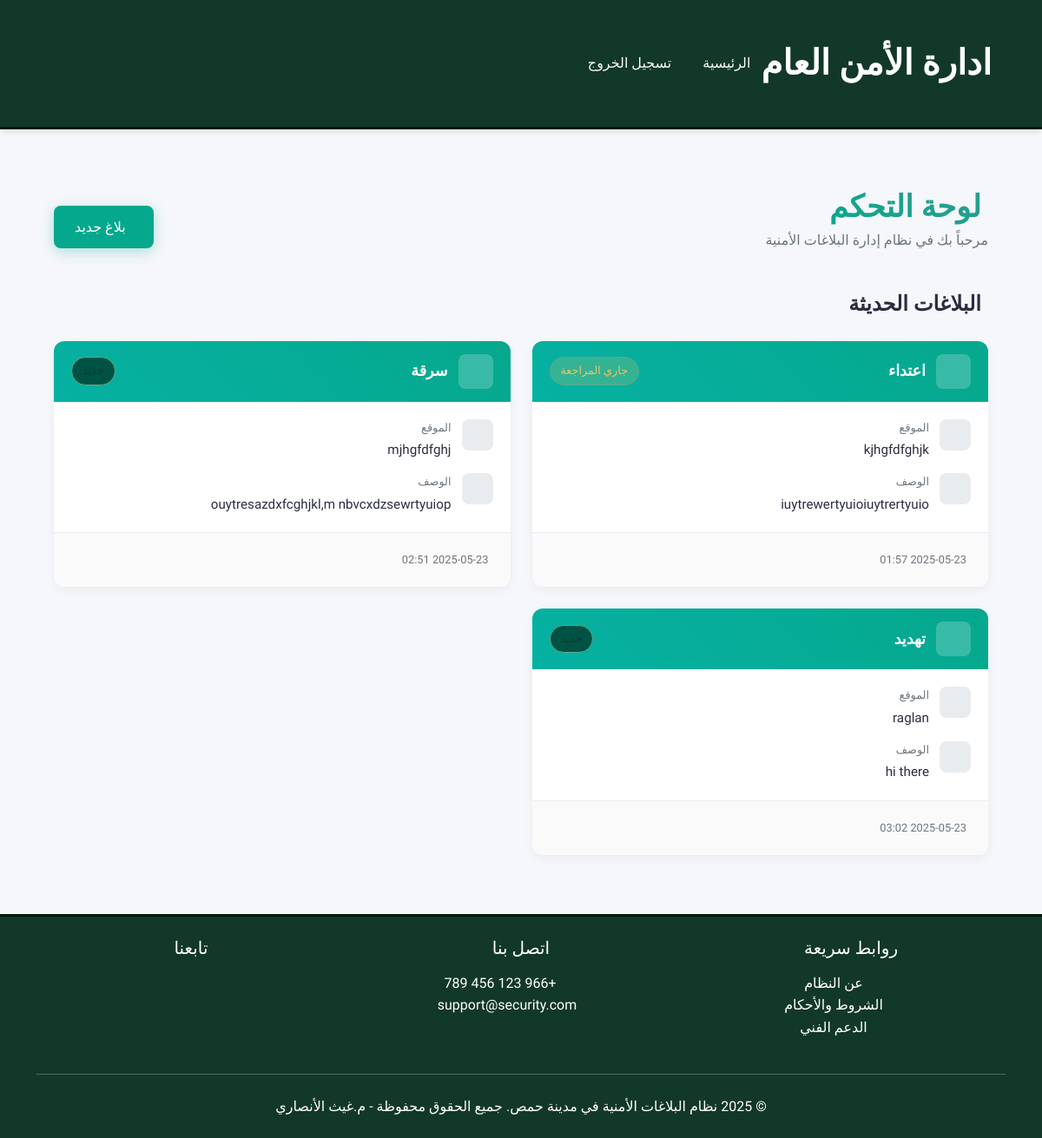
Page /dashboard (signed in) on the committed database.
### app.py (models this page shows)
        class Complaint(db.Model):
            id = db.Column(db.Integer, primary_key=True)
            type = db.Column(db.String(50), nullable=False)
            location = db.Column(db.String(200), nullable=False)
            description = db.Column(db.Text, nullable=False)
            status = db.Column(db.String(20), default='جديد')
            created_at = db.Column(db.DateTime, default=datetime.now)
            user_id = db.Column(db.Integer, db.ForeignKey('user.id'), nullable=False)

### app.py (the view)
        @app.route('/dashboard')
        @login_required
        def dashboard():
            complaints = Complaint.query.filter_by(user_id=current_user.id).all()
            return render_template('dashboard.html', complaints=complaints)

### templates/dashboard.html (shortened to what this page needs)
{% extends "base.html" %}
{% block content %}
<div class="dashboard-container">
    <div class="dashboard-header">
        <div class="header-content">
            <h1 class="gradient-text">
            </h1>
            <p class="header-subtitle">مرحباً بك في نظام إدارة البلاغات الأمنية</p>
        </div>
        <a href="{{ url_for('new_complaint') }}" class="btn-new-complaint">
            بلاغ جديد
        </a>
    </div>
    <div class="section-title">
        <h2>البلاغات الحديثة</h2>
        <div class="view-all">
            <a href="#"></a>
        </div>
    </div>
    <div class="complaints-grid">
        {% if complaints %}
            {% for complaint in complaints %}
            <div class="complaint-card">
                <div class="card-header">
                    <div class="complaint-type">
                        <div class="type-icon">
                        </div>
                        <h3>{{ complaint.type }}</h3>
                    </div>
                    <span class="status-badge status-{{ complaint.status | replace(' ', '-') }}">
                        {{ complaint.status }}
                    </span>
                </div>
                <div class="card-body">
                    <div class="detail-item">
                        <div class="detail-icon">
                        </div>
                        <div class="detail-content">
                            <p class="detail-label">الموقع</p>
                            <p class="detail-value">{{ complaint.location }}</p>
                        </div>
                    </div>
                    <div class="detail-item">
                        <div class="detail-icon">
                        </div>
                        <div class="detail-content">
                            <p class="detail-label">الوصف</p>
                            <p class="detail-value">{{ complaint.description }}</p>
                        </div>
                    </div>
                </div>
                <div class="card-footer">
                    <div class="complaint-date">
                        {{ complaint.created_at.strftime('%Y-%m-%d %H:%M') }}
                    </div>
                    <div class="card-actions">
                        <button class="action-btn view-btn">
                        </button>
                        <button class="action-btn edit-btn">
                        </button>
                    </div>
                </div>
            </div>
            {% endfor %}
        {% endif %}
    </div>
</div>
{% endblock %}

### templates/base.html (style rules this page uses)
:root { --primary: #63a58c; --secondary: #058f4f; --accent: #021a10; --dark: #123829; --light: #005344; }
body { font-family: 'Tajawal', sans-serif; background: var(--light); min-height: 100vh; display: flex; flex-direction: column; }
.status-badge { font-size: 0.85rem; padding: 6px 16px; border-radius: 20px; background: var(--light); color: var(--dark); border: 1px solid var(--primary); }

### templates/dashboard.html (style rules this page uses)
:root { --primary-color: #06a88d; --primary-light: #06b1a2; --primary-dark: #02645c; --secondary-color: #2A9D8F; --warning-color: #E9C46A; --danger-color: #E76F51; --light-bg: #f8f9fa; --dark-text: #2b2d42; --gray-text: #6c757d; --light-gray: #e9ecef; }
body { font-family: 'Tajawal', 'Cairo', sans-serif; background-color: #f5f7fa; color: var(--dark-text); line-height: 1.6; }
.dashboard-container { max-width: 1400px; margin: 0 auto; padding: 20px; }
.dashboard-header { display: flex; justify-content: space-between; align-items: center; margin-bottom: 30px; flex-wrap: wrap; gap: 20px; }
.header-content h1 { font-size: 2.2rem; font-weight: 700; margin-bottom: 5px; background: linear-gradient(45deg, var(--primary-color), var(--secondary-color)); -webkit-background-clip: text; background-clip: text; -webkit-text-fill-color: transparent; color: transparent; }
.header-subtitle { color: var(--gray-text); font-size: 1rem; }
.btn-new-complaint { position: relative; display: inline-flex; align-items: center; padding: 12px 24px; background-color: var(--primary-color); color: white; border: none; border-radius: 8px; font-size: 1rem; font-weight: 500; cursor: pointer; overflow: hidden; transition: all 0.3s ease; box-shadow: 0 4px 15px rgba(6, 168, 141, 0.3); text-decoration: none; }
.section-title { display: flex; justify-content: space-between; align-items: center; margin: 30px 0 20px; }
.section-title h2 { font-size: 1.5rem; font-weight: 600; color: var(--dark-text); }
.view-all a { color: var(--primary-color); text-decoration: none; font-weight: 500; transition: color 0.3s ease; }
.complaints-grid { display: grid; grid-template-columns: repeat(auto-fill, minmax(350px, 1fr)); gap: 25px; }
.complaint-card { background: white; border-radius: 12px; overflow: hidden; box-shadow: 0 4px 12px rgba(0, 0, 0, 0.05); transition: all 0.3s ease; display: flex; flex-direction: column; }
.card-header { display: flex; justify-content: space-between; align-items: center; padding: 15px 20px; background: linear-gradient(45deg, var(--primary-light), var(--primary-color)); color: white; }
.complaint-type { display: flex; align-items: center; }
.type-icon { width: 40px; height: 40px; background-color: rgba(255, 255, 255, 0.2); border-radius: 8px; display: flex; align-items: center; justify-content: center; margin-left: 12px; }
.complaint-type h3 { font-size: 1.1rem; font-weight: 600; margin: 0; }
.status-badge { padding: 5px 12px; border-radius: 20px; font-size: 0.8rem; font-weight: 500; }
.status-جاري-المراجعة { background-color: rgba(233, 196, 106, 0.2); color: var(--warning-color); }
.card-body { padding: 20px; flex-grow: 1; }
.detail-item { display: flex; margin-bottom: 15px; }
.detail-item:last-child { margin-bottom: 0; }
.detail-icon { width: 36px; height: 36px; background-color: var(--light-gray); border-radius: 8px; display: flex; align-items: center; justify-content: center; margin-left: 12px; color: var(--primary-color); flex-shrink: 0; }
.detail-content { flex-grow: 1; }
.detail-label { font-size: 0.8rem; color: var(--gray-text); margin-bottom: 3px; }
.detail-value { font-size: 0.95rem; color: var(--dark-text); margin: 0; word-break: break-word; }
.card-footer { display: flex; justify-content: space-between; align-items: center; padding: 15px 20px; border-top: 1px solid var(--light-gray); background-color: #fafafa; }
.complaint-date { font-size: 0.8rem; color: var(--gray-text); display: flex; align-items: center; }
.card-actions { display: flex; gap: 10px; }
.action-btn { width: 32px; height: 32px; border-radius: 50%; border: none; background-color: transparent; color: var(--gray-text); cursor: pointer; transition: all 0.2s ease; display: flex; align-items: center; justify-content: center; }

### rows in the picture
Complaint: type "اعتداء", status "جاري المراجعة", location "kjhgfdfghjk", description "iuytrewertyuioiuytrertyuio", created_at "2025-05-23 01:57"
Complaint: type "سرقة", location "mjhgfdfghj", description "ouytresazdxfcghjkl,m nbvcxdzsewrtyuiop", created_at "2025-05-23 02:51"
Complaint: type "تهديد", location "raglan", description "hi there", created_at "2025-05-23 03:02"
